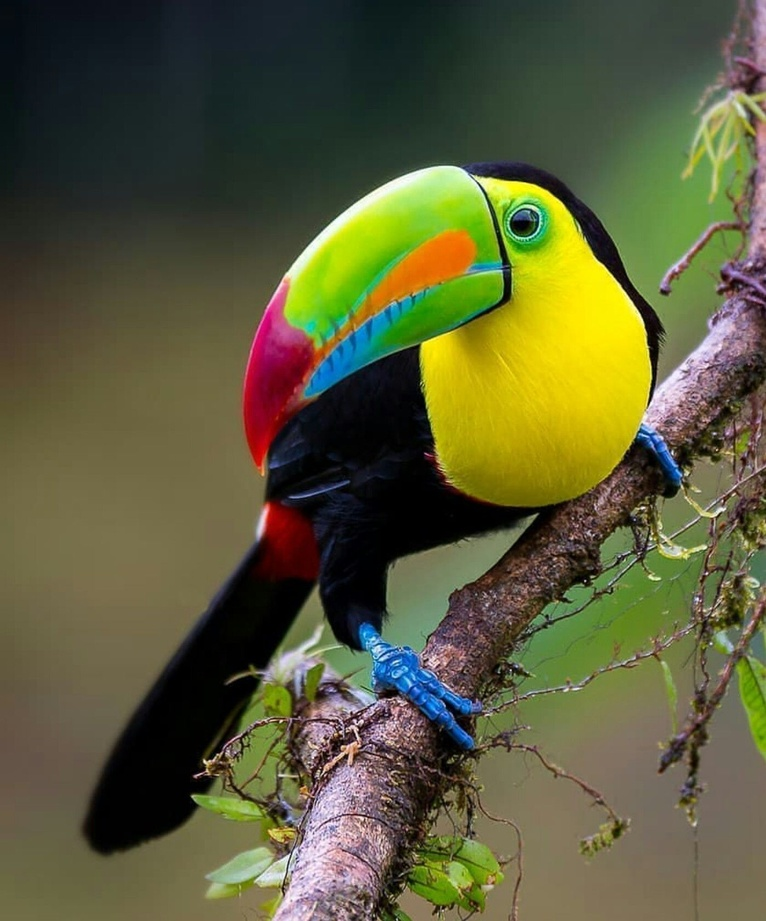
#> input picture GÖRÜNTÜ İŞLEME/#1 Resim Okuma Açma ve Yazdırma/kus_resmi.jpg, 766 x 921 px, shrunk from 1398 x 1680 before the run
$ python resimacma.py
#> lines starting #> are read from the running program, lines starting #| are printed output that depends on the picture
#Kütüphaneler
import cv2
import numpy as np

resim = cv2.imread("kus_resmi.jpg",0) # Okuma işlemi
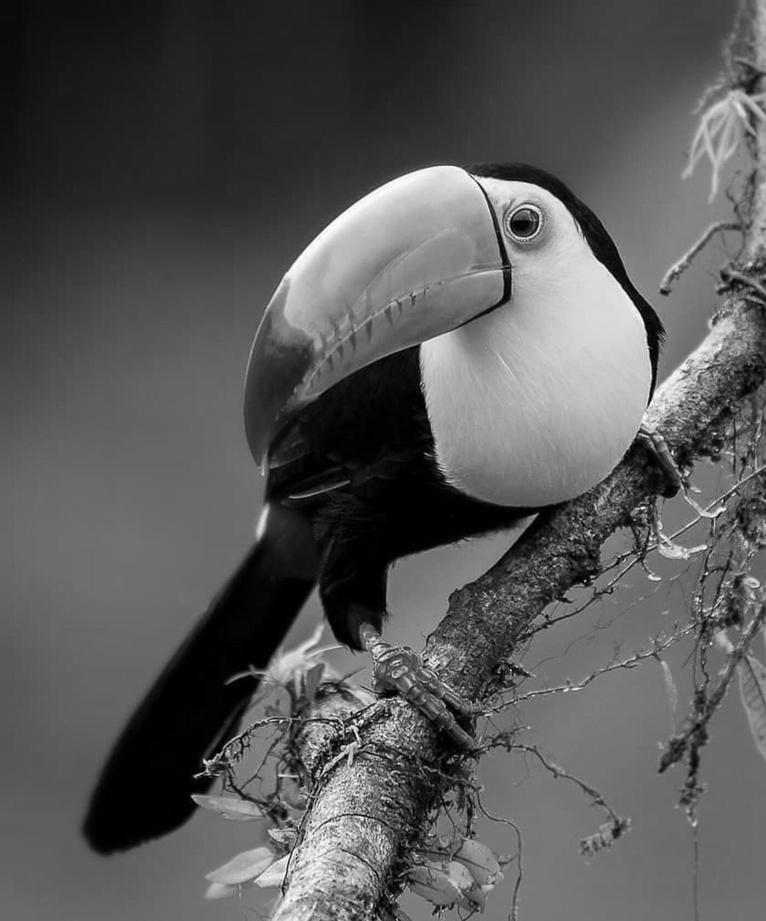
#> resim: shape (921, 766); min 0, max 254, mean 88.1

cv2.imshow("KusResmi", resim) # Gösterme işlemi

print(resim) # matris hali
#> (printed output is left out)

print(resim.size) # Boyutu
#| 705486

print(resim.dtype) # Veri tipi
#| uint8

print(resim.shape) # Genişliği,Yüksekliği,Kaç kanal kullandığı
#| (921, 766)

cv2.imwrite("yeniresim.png", resim) # Resimden bir daha oluşturma

cv2.waitKey(0)
cv2.destroyAllWindows()
